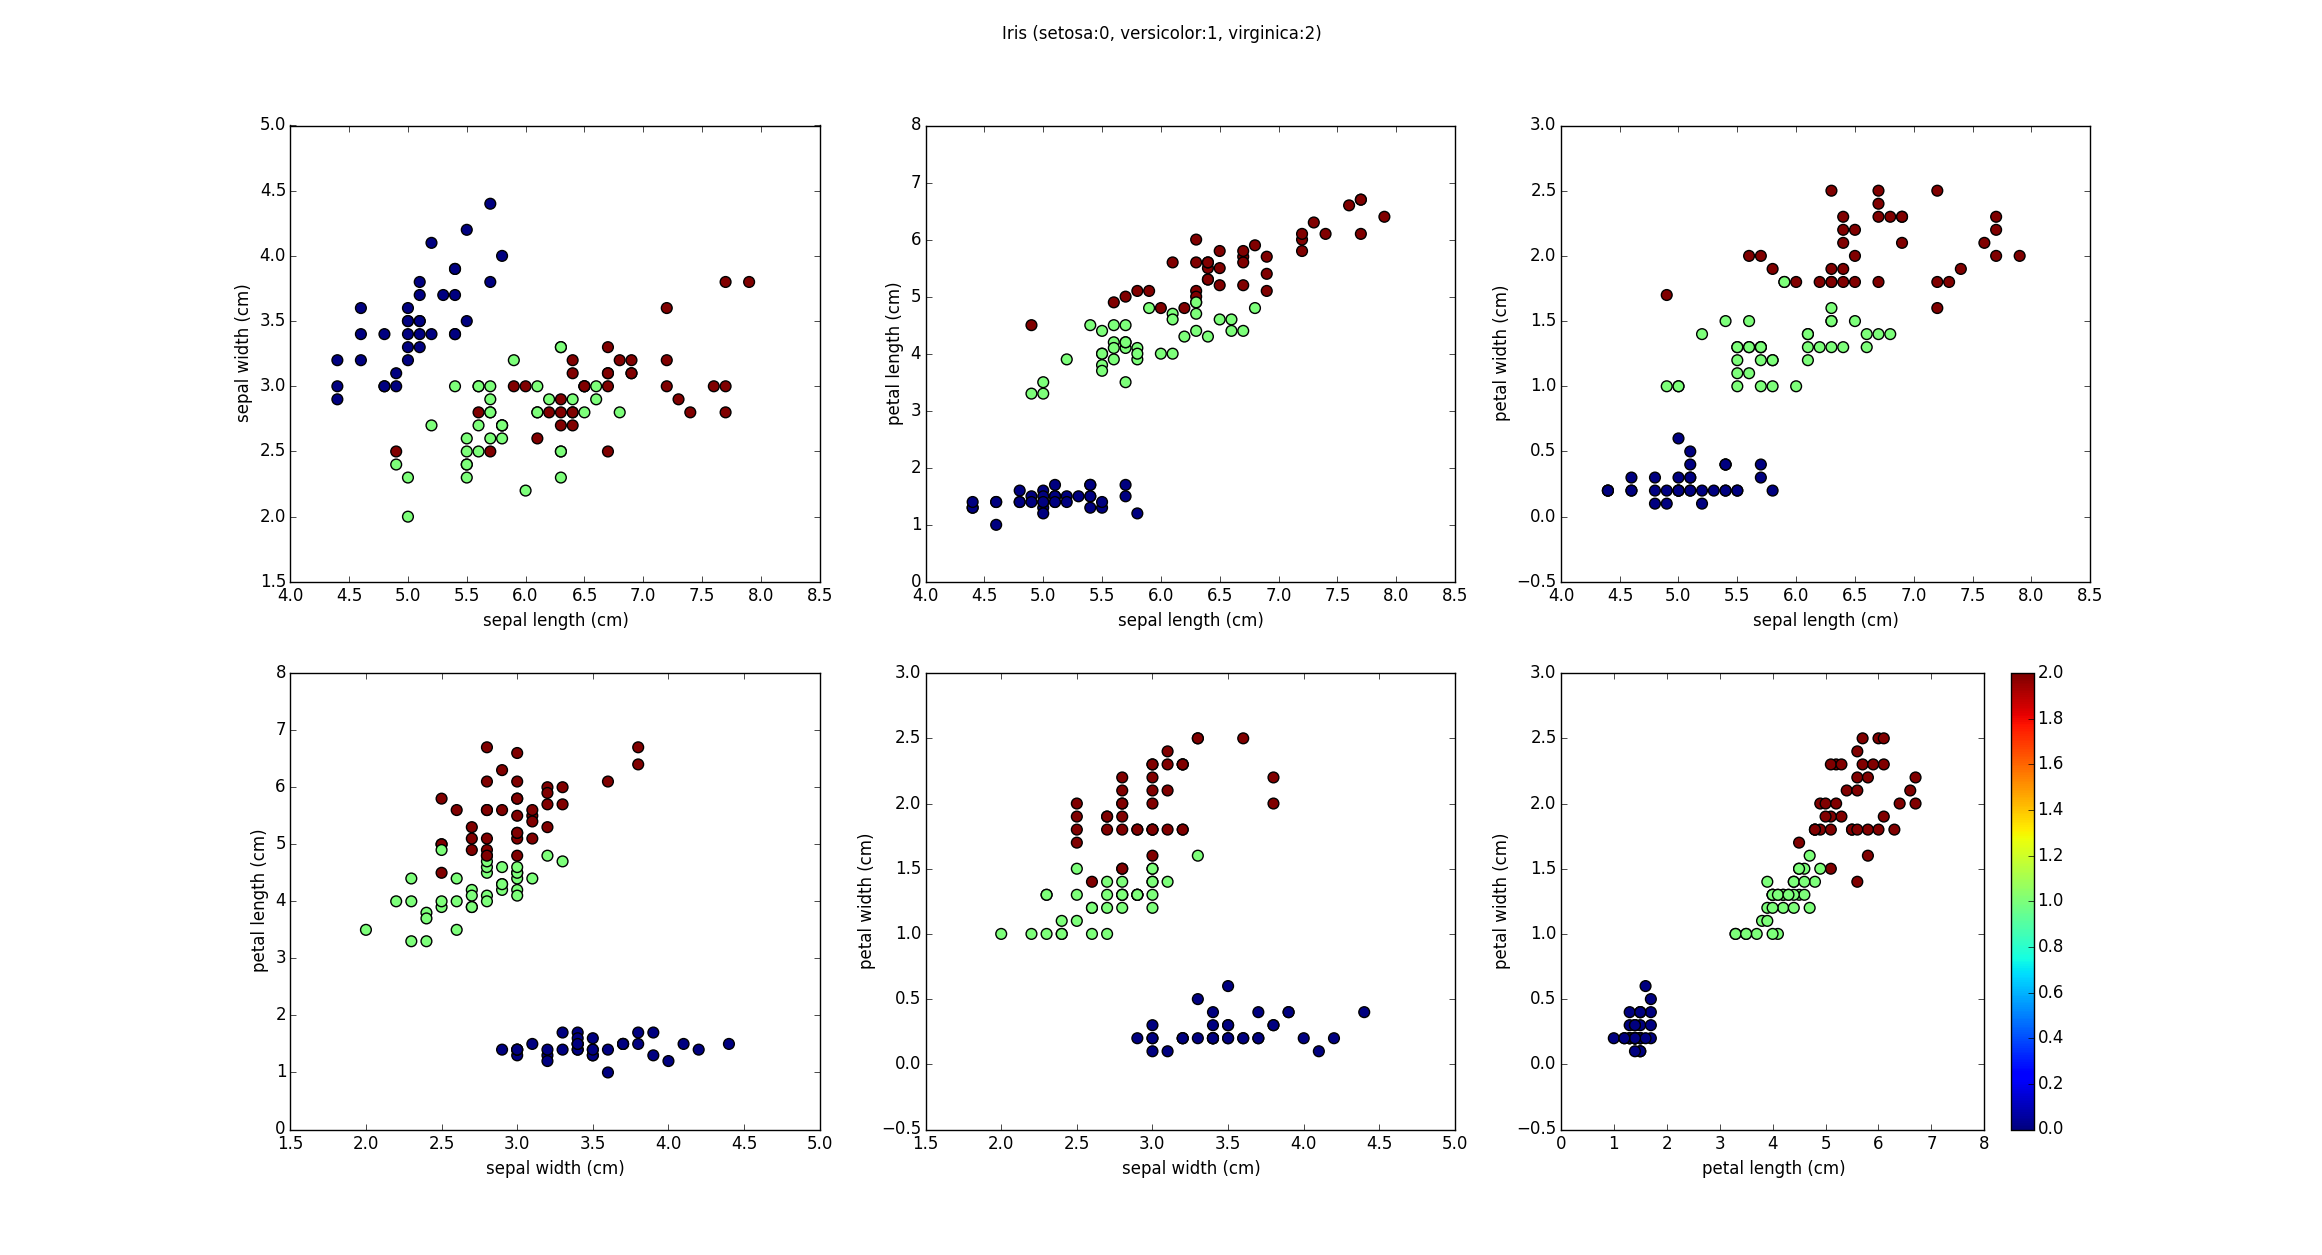

Recreate this plot in Python.
# ml_01.py

import numpy as np
import matplotlib.pyplot as plt
from sklearn.datasets import load_iris
from sklearn.model_selection import train_test_split

iris = load_iris()
X_train,X_test,y_train,y_test = train_test_split(iris['data'],iris['target'])
'''
plt.scatter(X_train[:,0],X_train[:,1],c=y_train,s=60)
plt.show()
'''
fig=plt.figure()
fig.suptitle('Iris (setosa:0, versicolor:1, virginica:2)')
count=0
for i in range(4):
	for j in range(i+1,4):
		count+=1
		plt.subplot(2,3,count)
		plt.scatter(X_train[:,i],X_train[:,j],c=y_train,s=60)
		plt.xlabel(iris.feature_names[i])
		plt.ylabel(iris.feature_names[j])

plt.colorbar()
plt.show()
